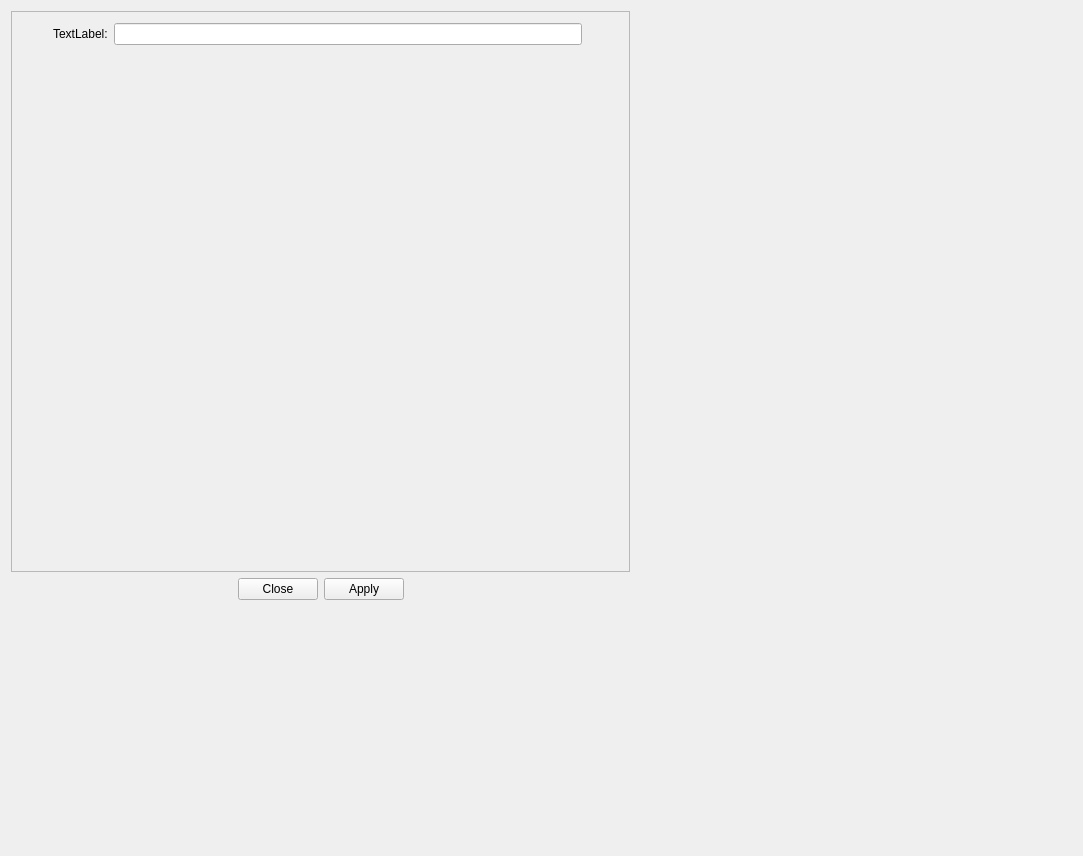
<?xml version="1.0" encoding="UTF-8"?>
<ui version="4.0">
 <class>MainWindow</class>
 <widget class="QMainWindow" name="MainWindow">
  <property name="geometry">
   <rect>
    <x>0</x>
    <y>0</y>
    <width>1083</width>
    <height>856</height>
   </rect>
  </property>
  <property name="sizePolicy">
   <sizepolicy hsizetype="Expanding" vsizetype="Expanding">
    <horstretch>0</horstretch>
    <verstretch>0</verstretch>
   </sizepolicy>
  </property>
  <property name="windowTitle">
   <string>i2p_qtConfigurator</string>
  </property>
  <widget class="QWidget" name="centralWidget">
   <property name="sizePolicy">
    <sizepolicy hsizetype="Expanding" vsizetype="Expanding">
     <horstretch>0</horstretch>
     <verstretch>0</verstretch>
    </sizepolicy>
   </property>
   <widget class="QWidget" name="verticalLayoutWidget">
    <property name="geometry">
     <rect>
      <x>0</x>
      <y>0</y>
      <width>641</width>
      <height>611</height>
     </rect>
    </property>
    <layout class="QVBoxLayout" name="verticalLayout">
     <property name="sizeConstraint">
      <enum>QLayout::SetMaximumSize</enum>
     </property>
     <item>
      <widget class="QScrollArea" name="scrollArea">
       <property name="widgetResizable">
        <bool>true</bool>
       </property>
       <widget class="QWidget" name="scrollAreaWidgetContents">
        <property name="geometry">
         <rect>
          <x>0</x>
          <y>0</y>
          <width>637</width>
          <height>574</height>
         </rect>
        </property>
        <property name="sizePolicy">
         <sizepolicy hsizetype="Expanding" vsizetype="Expanding">
          <horstretch>0</horstretch>
          <verstretch>0</verstretch>
         </sizepolicy>
        </property>
        <property name="autoFillBackground">
         <bool>false</bool>
        </property>
        <widget class="QWidget" name="verticalLayoutWidget_2">
         <property name="geometry">
          <rect>
           <x>30</x>
           <y>0</y>
           <width>551</width>
           <height>561</height>
          </rect>
         </property>
         <layout class="QVBoxLayout" name="verticalLayout_2">
          <property name="sizeConstraint">
           <enum>QLayout::SetMaximumSize</enum>
          </property>
          <item>
           <layout class="QHBoxLayout" name="horizontalLayout">
            <property name="sizeConstraint">
             <enum>QLayout::SetMaximumSize</enum>
            </property>
            <item>
             <widget class="QLabel" name="label">
              <property name="text">
               <string>TextLabel:</string>
              </property>
             </widget>
            </item>
            <item>
             <widget class="QLineEdit" name="lineEdit"/>
            </item>
           </layout>
          </item>
         </layout>
        </widget>
       </widget>
      </widget>
     </item>
     <item>
      <widget class="QDialogButtonBox" name="buttonBox">
       <property name="standardButtons">
        <set>QDialogButtonBox::Apply|QDialogButtonBox::Close</set>
       </property>
       <property name="centerButtons">
        <bool>true</bool>
       </property>
      </widget>
     </item>
    </layout>
    <zorder>buttonBox</zorder>
    <zorder>scrollArea</zorder>
   </widget>
  </widget>
 </widget>
 <layoutdefault spacing="6" margin="11"/>
 <resources/>
 <connections/>
</ui>
